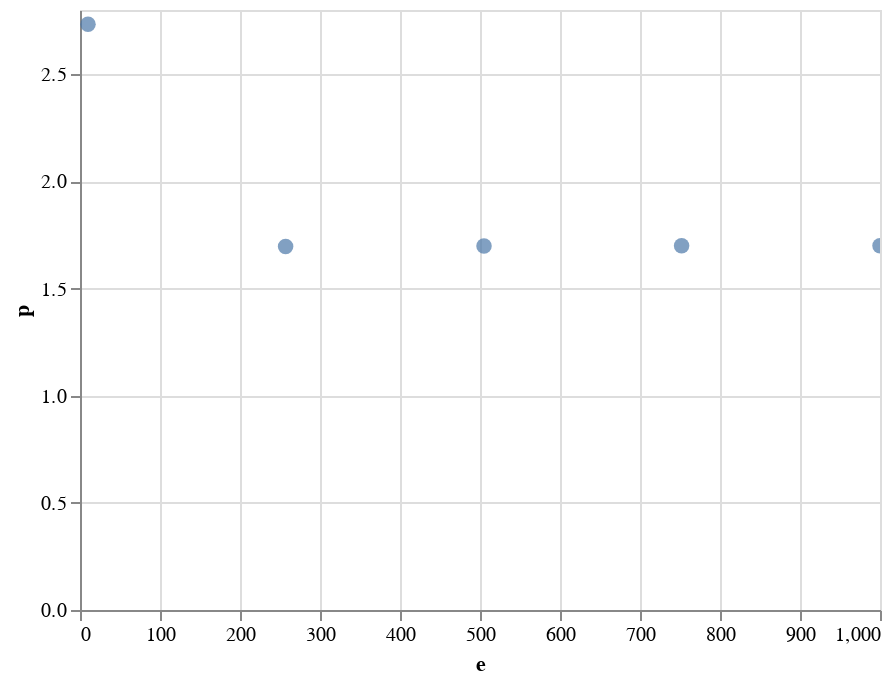

The cell this chart's notebook holds for it:
### Code cell
alt.Chart(pd.DataFrame(dt, columns=['n','e','c','p'])).mark_circle(size=60).encode(x="e",y='p').interactive()

### Figure 1 — Vega-Lite specification as saved in the notebook (floating-point values rounded to 4 significant figures)
{"config": {"view": {"continuousWidth": 400, "continuousHeight": 300}}, "data": {"name": "data-0f3d0e268e61b23edd02c2a213b01a51"}, "mark": {"type": "circle", "size": 60}, "encoding": {"x": {"type": "quantitative", "field": "e"}, "y": {"type": "quantitative", "field": "p"}}, "selection": {"selector222": {"type": "interval", "bind": "scales", "encodings": ["x", "y"]}}, "$schema": "https://vega.github.io/schema/vega-lite/v4.8.1.json", "datasets": {"data-0f3d0e268e61b23edd02c2a213b01a51": [{"n": 13, "e": 10, "c": 0.25, "p": 2.733}, {"n": 9995, "e": 257, "c": 0.3024, "p": 1.696}, {"n": 38347, "e": 505, "c": 0.3019, "p": 1.699}, {"n": 84772, "e": 752, "c": 0.2999, "p": 1.7}, {"n": 149977, "e": 1000, "c": 0.3003, "p": 1.7}]}}
